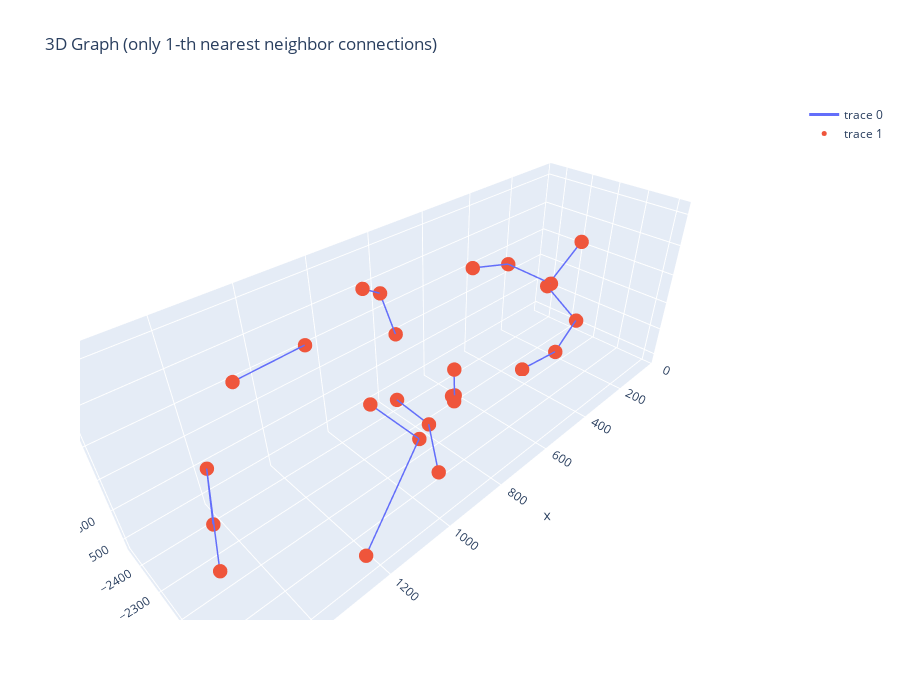

Notebook code cell kept with this figure:
### Code cell
plot_kth_neighbor_graph(source_pc, k=1)
